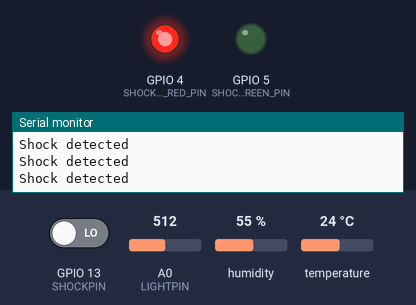
The sketch below on a simulated ESP8266 (NodeMCU). On the bench: output pins drawn as LEDs (lit = HIGH), the last lines printed to the serial monitor. The test bench sets the inputs (shaded band); at power-on: GPIO 13 (SHOCKPIN) LOW, A0 (LIGHTPIN) = 512, humidity 55 %, temperature 24 °C. WiFi joins after 1.5 s; servers stay silent unless stated; no MQTT or app messages arrive unless stated.

Above: at 3.1 s.
3.2 s: GPIO 13 (SHOCKPIN) driven HIGH
At 4.2 s:
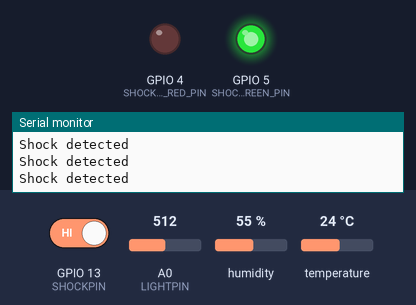
4.8 s: GPIO 13 (SHOCKPIN) driven LOW
At 5.2 s:
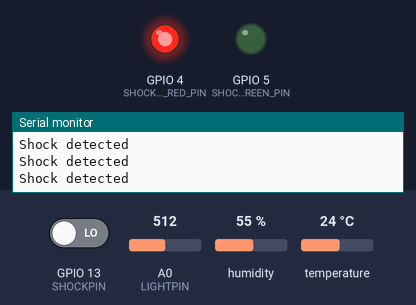
Timing chart, 0 to 7.8 s (numbered marks = the images above; inputs shaded):
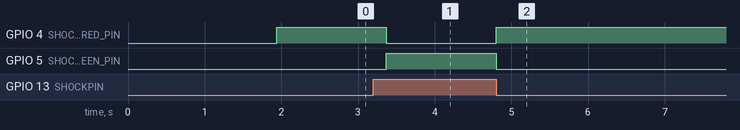

Measured:
- after the input at 3.2 s, GPIO 4 (SHOCK_LED_RED_PIN): HIGH → LOW after 0.17 s; GPIO 5 (SHOCK_LED_GREEN_PIN): LOW → HIGH after 0.17 s
- after the input at 4.8 s, GPIO 4 (SHOCK_LED_RED_PIN): LOW → HIGH at once; GPIO 5 (SHOCK_LED_GREEN_PIN): HIGH → LOW at once

The sketch:

Meteostation.ino
```cpp
#include <DHT.h>
#include <string.h>
#include <ArduinoJson.h>
#include <ESP8266WiFi.h>
#include <PubSubClient.h>
#include <BlynkSimpleEsp8266.h>

#define DHTPIN 12               // D6
#define LIGHTPIN A0             // A0
#define SHOCKPIN 13             // D7
#define SHOCK_LED_RED_PIN 4     // D1
#define SHOCK_LED_GREEN_PIN 5   // D2

#define DHTTYPE DHT11
#define BLYNK_PRINT Serial
#define NMON_POST_INTERVAL 300000 // 5 min

char ssid[] = ""; // Wi-Fi AP SSID
char pass[] = ""; // Wi-Fi AP password
char auth[] = ""; // Blynk auth token

char deviceMAC[] = "";                    // ESP device MAC
const char* mqttServer = "narodmon.com";  // Narodmon server
const int mqttPort = 1883;                // Narodmon port
const char* mqttUser = "";                // Narodmon login
const char* mqttPassword = "";            // Narodmon password

String _mqttTopicBasic = String(mqttUser) + String("/MySensor/");
String _mqttTopic = _mqttTopicBasic + String("status");
char* mqttTopic = (char*) _mqttTopic.c_str();
String _mqttTopicPublish = _mqttTopicBasic + String("json");
char* mqttTopicPublish = (char*) _mqttTopicPublish.c_str();

DHT dht(DHTPIN, DHTTYPE);
BlynkTimer timer;
WiFiClient espClient;
PubSubClient client(espClient);
StaticJsonDocument<200> nmonResponse;
unsigned long lastConnectionTime = 0;

void sendSensor()
{
  float h = dht.readHumidity();
  float t = dht.readTemperature();
  int light = analogRead(LIGHTPIN);

  if (isnan(h) || isnan(t)) {
    Serial.println("Failed to read from DHT sensor!");
    return;
  }

  /*
  Serial.print("Temperature: ");
  Serial.print(t);
  Serial.print(" °C | Humidity: ");
  Serial.print(h);
  Serial.println(" %");
  Serial.print("Light intensity: ");
  Serial.print(light);
  Serial.println(" lm");
  */

  Blynk.virtualWrite(V5, h);
  Blynk.virtualWrite(V6, t);
  Blynk.virtualWrite(V7, light);

  unsigned long elapsedFromLastTransfer = millis() - lastConnectionTime;

  /*
  Serial.print("Elapsed:" );
  Serial.println(elapsedFromLastTransfer);
  Serial.print("Last conn time: ");
  Serial.println(lastConnectionTime);
  */

  if (elapsedFromLastTransfer > NMON_POST_INTERVAL) {
    if (WiFi.status() == WL_CONNECTED) {
      if (SendToNarodMon(t, h, light)) {
        lastConnectionTime = millis();
        Serial.println("Data sent");
      } else {
        lastConnectionTime = millis() - NMON_POST_INTERVAL + 15000;
        Serial.println("Not connected to WiFi"); // next attempt in 15s
      }
    }
  }
}

boolean SendToNarodMon(float temp, float hum, int light) {
  nmonResponse["temp"] = temp;
  nmonResponse["humidity"] = hum;
  nmonResponse["light"] = light;

  String jsonString;
  serializeJson(nmonResponse, jsonString);
  char* textResponse = (char*) jsonString.c_str();
  Serial.print("JSON Data: ");
  Serial.println(textResponse);

  boolean isPublished = client.publish(mqttTopicPublish, textResponse);
  if (isPublished) {
    Serial.println("Narodmon: measurements published");
  } else {
    Serial.println("Narodmon: failed to publish measurements");
  }
}

void setup()
{
  pinMode(SHOCKPIN, INPUT);
  pinMode(SHOCK_LED_RED_PIN, OUTPUT);
  pinMode(SHOCK_LED_GREEN_PIN, OUTPUT);

  Serial.begin(9600);
  Blynk.begin(auth, ssid, pass);

  Serial.println("Connecting to WiFi (1)...");
  while (WiFi.status() != WL_CONNECTED) {
    delay(500);
    Serial.println("Connecting to WiFi (2)...");
  }
  Serial.println("Connected to the WiFi network");

  client.setServer(mqttServer, mqttPort);
  client.setCallback(callback);

  Serial.print("Topic connect: ");
  Serial.println(mqttTopic);
  Serial.print("Topic publish: ");
  Serial.println(mqttTopicPublish);

  while (!client.connected()) {
    Serial.println("Connecting to Narodmon...");

    boolean isConnected = client.connect(
      deviceMAC, mqttUser, mqttPassword,    // id, user, pass
      mqttTopic,                            // topic
      0, 0, "online"                        // willQos, willRetain, message
    );

    if (isConnected) {
      Serial.println("Connected");
    } else {
      Serial.print("failed with state ");
      Serial.print(client.state());
      delay(2000);
    }
  }

  nmonResponse["temp"] = 0.0;
  nmonResponse["humidity"] = 0.0;
  nmonResponse["light"] = 0;

  dht.begin();

  timer.setInterval(1000L, sendSensor);
}

void callback(char* topic, byte* payload, unsigned int length) {
  Serial.print("Message arrived in topic: ");
  Serial.println(topic);

  Serial.print("Message:");
  for (int i = 0; i < length; i++) {
    Serial.print((char)payload[i]);
  }

  Serial.println();
  Serial.println("-----------------------");
}

void loop()
{
  Blynk.run();
  timer.run();
  client.loop();

  int shock = digitalRead(SHOCKPIN);
  if (shock == HIGH) {
    digitalWrite(SHOCK_LED_GREEN_PIN, HIGH);
    digitalWrite(SHOCK_LED_RED_PIN, LOW);
  } else {
    digitalWrite(SHOCK_LED_GREEN_PIN, LOW);
    digitalWrite(SHOCK_LED_RED_PIN, HIGH);
    delay(50);
    Blynk.virtualWrite(V8, 255);
    delay(300);
    Blynk.virtualWrite(V8, 0);
    Serial.println("Shock detected");
  }
}
```
